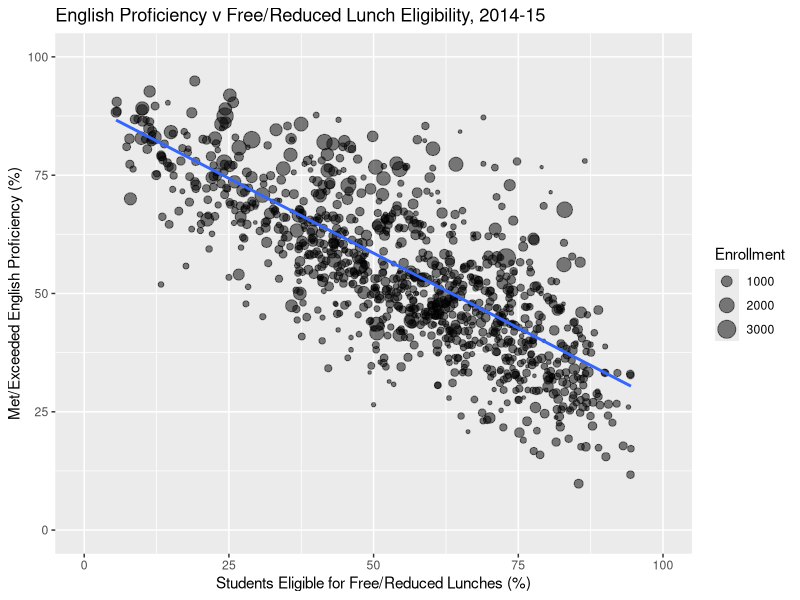
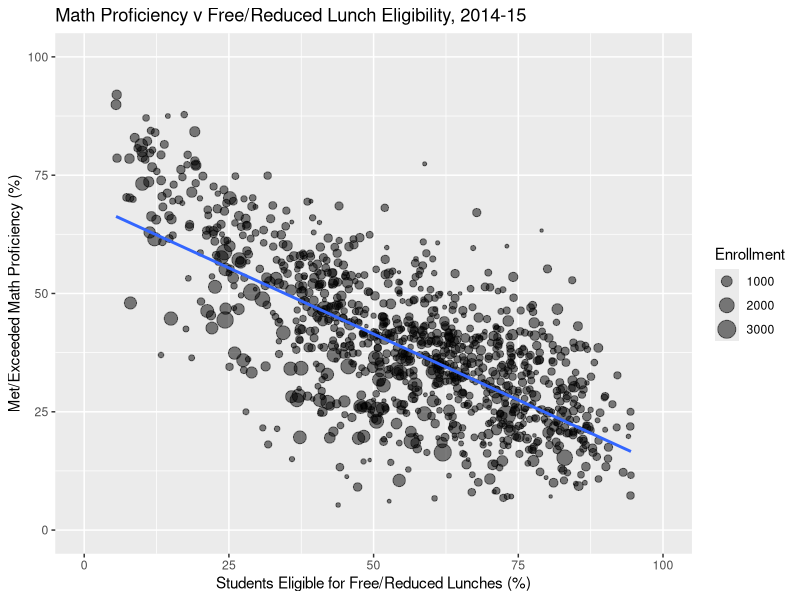
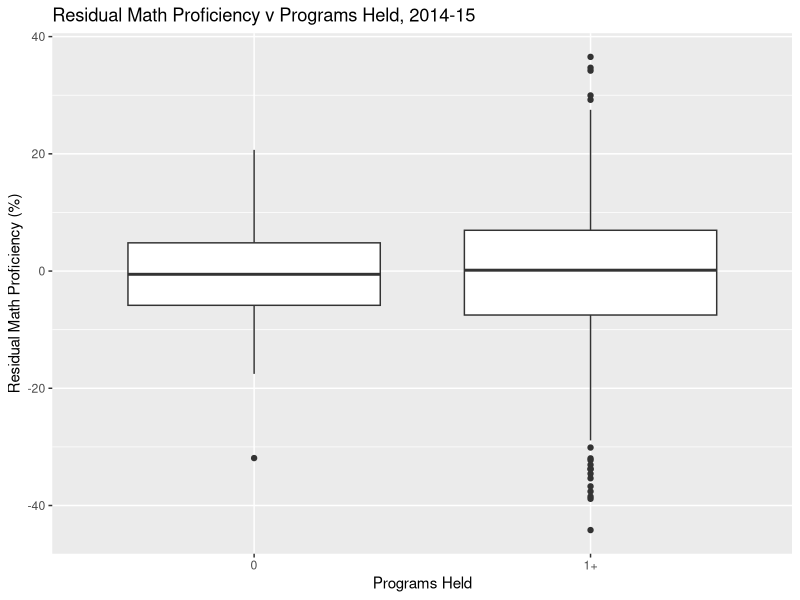
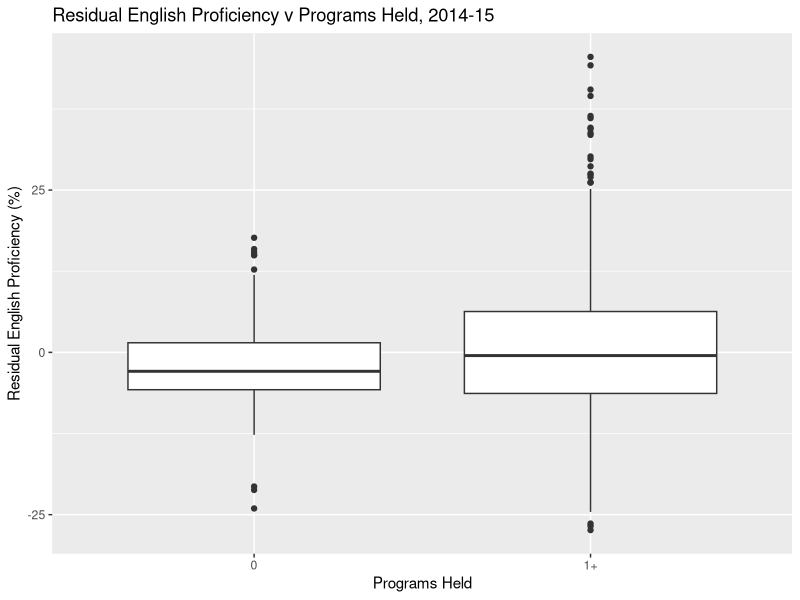

The R source for these figures, in order:
## ---- chunk 1
library(reshape2)
library(ggplot2)
## ---- chunk 2
# Read into a variable from csv, keeping only columns we care about
poverty <- read.csv("../data/FreeReducedLunch.csv", stringsAsFactors = FALSE)
poverty <- poverty[, c(1, 5, 8, 11, 14, 17)]
# Eliminate incomplete cases
poverty <- poverty[complete.cases(poverty), ]
head(poverty)
## ---- chunk 3
# Read into a variable from csv, keeping only columns we care about
performance <- read.csv("../data/Performance.csv", stringsAsFactors = FALSE)
performance <- performance[, c(3, 6, 7, 9, 10)]
# Shorten terms, column names
performance$Subject[performance$Subject == "English Language Arts"] <- "Eng"
performance$Subject[performance$Subject == "Mathematics"] <- "Math"
performance$Subgroup[performance$Subgroup == "American Indian/Alaskan Native"] <- "NaAmer"
performance$Subgroup[performance$Subgroup == "Black/African American"] <- "Black"
performance$Subgroup[performance$Subgroup == "Econo. Disadvantaged"] <- "EcoDis"
performance$Subgroup[performance$Subgroup == "Extended Assessment"] <- "ExAsmt"
performance$Subgroup[performance$Subgroup == "Hispanic/Latino"] <- "HisLat"
performance$Subgroup[performance$Subgroup == "Indian Education"] <- "IndEd"
performance$Subgroup[performance$Subgroup == "Limited English Proficient (LEP)"] <- "LimEng"
performance$Subgroup[performance$Subgroup == "Migrant Education"] <- "MigEdu"
performance$Subgroup[performance$Subgroup == "Multi-Racial"] <- "Multi"
performance$Subgroup[performance$Subgroup == "Pacific Islander"] <- "PacIsl"
performance$Subgroup[performance$Subgroup == "Students with Disabilities (SWD)"] <- "SWD" 
performance$Subgroup[performance$Subgroup == "SWD with Accommodations"] <- "SWDAcc" 
performance$Subgroup[performance$Subgroup == "Talented and Gifted (TAG)"] <- "TAG"
performance$Subgroup[performance$Subgroup == "Total Population"] <- "Total"
names(performance)[4:5] <- c("Part", "Met")
# Clean up data, cast as numeric
performance$Part <- sub("[<>] ([0-9]{1,2}.[0-9])%", "\\1", performance$Part)
performance$Part[performance$Part %in% c("*", "-")] <- NA
performance$Part <- as.numeric(performance$Part)
performance$Met <- sub("[<>] ([0-9]{1,2}.[0-9])%", "\\1", performance$Met)
performance$Met[performance$Met %in% c("*", "-")] <- NA
performance$Met <- as.numeric(performance$Met)
# Reshape into one row per school, one column per Group_Subject_Metric combo
performance <- recast(performance, SchoolID ~ Subgroup + Subject + variable, id.var = 1:3)
# subset to overall data, schools that have compete data
overall <- performance[, c(1, 66:69)]
overall <- overall[complete.cases(overall), ]
# merge in poverty data via percent eligible for free/reduced lunches
overall <- merge(poverty[, c(1:2, 6)], overall)
names(overall) <- sub("Total_", "", names(overall))
head(overall)
## ---- chunk 4
p <- ggplot(overall, aes(x = PercentEligible, y = Eng_Met))
p <- p + geom_point(alpha = 0.5, aes(size = Enrollment))
p <- p + scale_size_area()
p <- p + xlim(0, 100) + ylim(0, 100)
p <- p + geom_smooth(method = lm, se = FALSE, aes(weight = Enrollment))
p <- p + xlab("Students Eligible for Free/Reduced Lunches (%)")
p <- p + ylab("Met/Exceeded English Proficiency (%)")
p <- p + ggtitle("English Proficiency v Free/Reduced Lunch Eligibility, 2014-15")
p
## ---- chunk 5
p <- ggplot(overall, aes(x = PercentEligible, y = Math_Met))
p <- p + geom_point(alpha = 0.5, aes(size = Enrollment))
p <- p + scale_size_area()
p <- p + xlim(0, 100) + ylim(0, 100)
p <- p + geom_smooth(method = lm, se = FALSE, aes(weight = Enrollment))
p <- p + xlab("Students Eligible for Free/Reduced Lunches (%)")
p <- p + ylab("Met/Exceeded Math Proficiency (%)")
p <- p + ggtitle("Math Proficiency v Free/Reduced Lunch Eligibility, 2014-15")
p
## ---- chunk 6
fit_eng <- lm(Eng_Met ~ Enrollment + PercentEligible, data = overall, weights = Enrollment)
overall$ResEng <- overall$Eng_Met - predict(fit_eng, overall)
fit_math <- lm(Math_Met ~ Enrollment + PercentEligible, data = overall, weights = Enrollment)
overall$ResMath <- overall$Math_Met - predict(fit_math, overall)
## ---- chunk 7
programs <- read.csv("../data/OASK_DB.csv")
programs <- programs[!is.na(programs$SchoolID), 1]
programs <- as.data.frame(table(programs))
names(programs) <- c("SchoolID", "programs")
overall <- merge(overall, programs, all.x = TRUE)
overall$programs[is.na(overall$programs)] <- 0
overall$programs[overall$programs >= 1] <- "1+"
overall$programs <- as.factor(overall$programs)
table(overall$programs)
## ---- chunk 8
p <- ggplot(overall, aes(x = programs, y = ResMath))
p <- p + geom_boxplot()
p <- p + xlab("Programs Held")
p <- p + ylab("Residual Math Proficiency (%)")
p <- p + ggtitle("Residual Math Proficiency v Programs Held, 2014-15")
p
## ---- chunk 9
p <- ggplot(overall, aes(x = programs, y = ResEng))
p <- p + geom_boxplot()
p <- p + xlab("Programs Held")
p <- p + ylab("Residual English Proficiency (%)")
p <- p + ggtitle("Residual English Proficiency v Programs Held, 2014-15")
p
